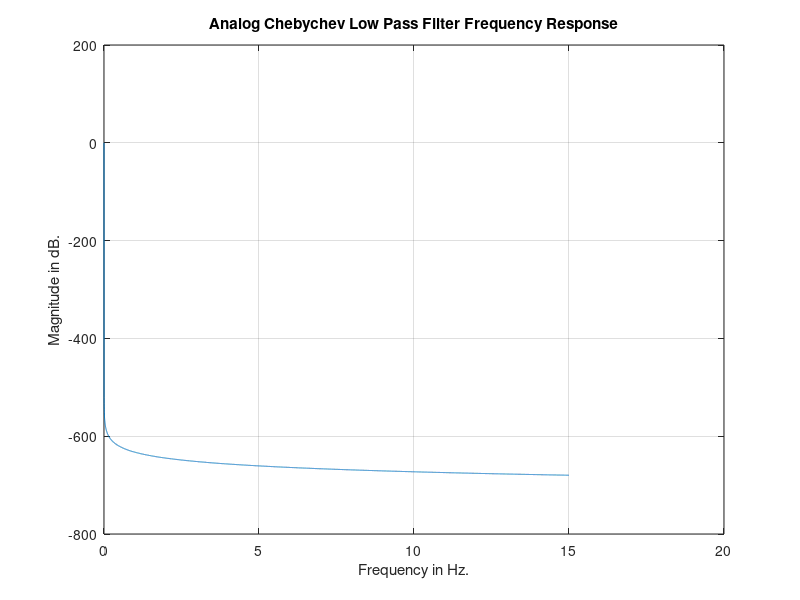
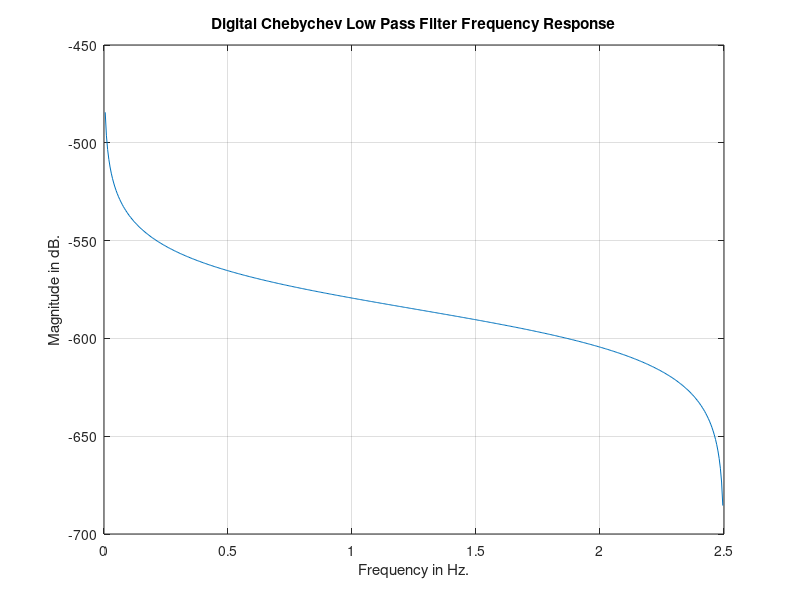

Source code (MATLAB) for these figures, in order:
% Low Pass CHEBYCHEV FILTER DESIGN using Bilinear Transformation
% Pass Band Gain, Stop Band Attenuation
% Pass Band Edge Frequency, Stop Band Edge Frequency

loop=1;
while (loop==1)
   clc;
   disp('  ');
   disp('LOW PASS CHEBYCHEV FILTER DESIGN using Bilinear Transformation');
   disp('Specifications are');
   disp('Passband Edge Freq. in Hz and Gain in dB');
   disp('Stopband Edge Freq. in Hz and Attenuation in dB');
   disp('  ');
      fp=input('Passband Edge Frequency in Hz. = ');
      rp=input('Passband Gain in dB (Positive Value Only) = ');
      fs=input('Stopband Edge Frequency in Hz. = ');
      rs=input('Stopband Attenuation in dB (Positive Value Only) = ');
      fsamp=input('Sampling Frequency in Hz = ');
      wp=2*pi*fp;
      ws=2*pi*fs;
      wpdash=2*fsamp*tan(wp/(2*fsamp));
      wsdash=2*fsamp*tan(ws/(2*fsamp));
      
      epslon=sqrt(((10^(rp/10))-1))
      wndash=wpdash
      N=ceil((rs-20*log10(epslon)+6)/(6+20*log10(wsdash/wndash)))
      alfa=(epslon^(-1))+sqrt(1+(epslon^(-2)))
      a=0.5*((alfa^(1/N))-(alfa^(-1/N)))
      b=0.5*((alfa^(1/N))+(alfa^(-1/N)))
      x=a*wndash
      y=b*wndash
      
      z=[];
      sk=[];
%      polemag=[];
      for k=0:N-1;
          sk=[sk,-x*sin((2*k+1)*pi/(2*N))+j*y*cos((2*k+1)*pi/(2*N))];
          polemag=[abs(sk)]
          pause
      end
      sk

      disp('Order of the Filter....')
      disp(N);
      disp('Pass Band Edge Frequency in Hz....')
      wn=wp;
      fn=wn/(2*pi)
      fndash=wndash/(2*pi)
      disp('Poles are....')
      disp(sk); 
      
      K=1;
      for n=1:N;
          K=K*polemag(n);
      end
%      prod(polemag)
      disp('Gain....')
      disp(K);
      [num,den]=zp2tf(z,sk,K);
      disp('Analog Chebychev Low Pass Filter Numerator Coefficients....')
      disp(num)
      disp('Analog Chebychev Low Pass Filter Denominator Coefficients....')
      disp(den)
   
   disp('Press a Key to Continue.......')
   pause;
   fres=0:0.01:3*max(wn);
   resps = freqs(num,den,fres);
   mags=20*log10(abs(resps));
   Fs=fres/(2*pi);
   figure(1);
   plot(Fs,mags);
   title('Analog Chebychev Low Pass Filter Frequency Response');
   xlabel('Frequency in Hz.');
   ylabel('Magnitude in dB.');
   grid;
   zoom;
   disp(' ')
   disp('Press a key to Continue........')
   pause
   
%  Digital Filter Design
   
   disp(' ')
   disp('Bilinear Transformation')
   [BZ,AZ]=bilinear(num,den,fsamp);
   disp('Digital Chebychev Low Pass Filter Numerator Coefficients....')
   disp(BZ)
   disp('Digital Chebychev Low Pass Filter Denominator Coefficients....')
   disp(AZ)

   [respz,frez]=freqz(BZ,AZ);
   
   magz=20*log10(abs(respz));
   fz=frez*fsamp/(2*pi);
   figure(2)
   plot(fz,magz);
   title('Digital Chebychev Low Pass Filter Frequency Response');
   xlabel('Frequency in Hz.');
   ylabel('Magnitude in dB.');
   grid;
   zoom;
   disp(' ')
   disp('Press a Key to Continue.......')
   pause
   disp('  ');
   choice=input('DO YOU WANT TO CONTINUE WITH THE DESIGN...?(Y)= ','s');
   switch upper(choice)
   case 'Y',
      loop=1;
   otherwise
      loop=0;
   end
end

   